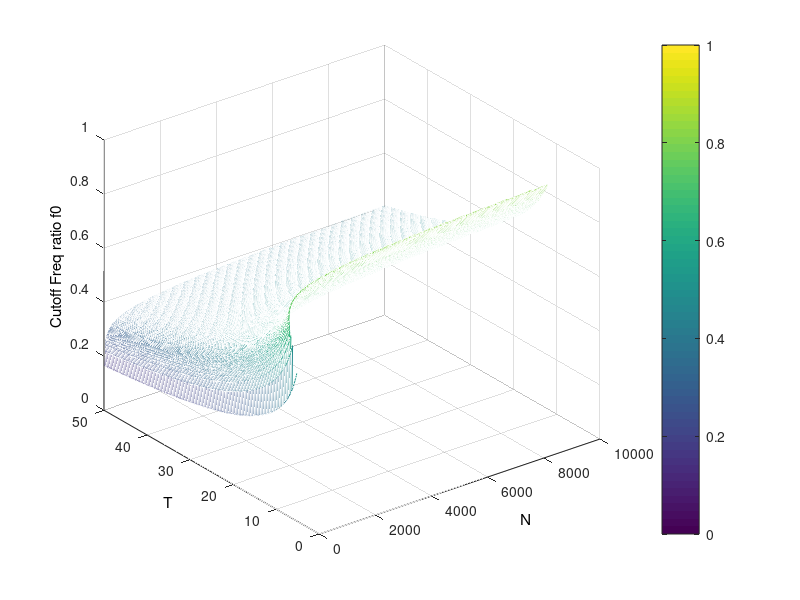

Write the MATLAB code that produced this figure.

% %% Theoritical Value

% T = 15.0;
% N = 300;


% alphas = logspace(-2, 2, 100);
% fs = linspace(0, 1, 100);
% pms = zeros(100, 100);

% for i = 1:100
%     for j = 1:100
%         alpha = alphas(j);
%         f = fs(i);
%         pms(i,j) = abs(1 - alpha*(1-exp(-f.^2*T)).^N - (1-exp(-T)).^N) ./ alpha;
%     end
% end


% [myAlpha, myF] = meshgrid(alphas, fs);

% figure;
% mesh(myAlpha, myF, pms);
% set(gca, 'XScale', 'log');
% set(get(gca,'XLabel'),'String','alpha');
% set(get(gca,'YLabel'),'String','f');
% set(get(gca,'ZLabel'),'String','Performance Measure');
% % zlim([0,1]);
% caxis([0,1]);

% colorbar();

%% Explore the relationship between cutoff freq and N,T

% Ns = logspace(1, 8, 500);
Ns = linspace(10, 10000, 500);
Ts = linspace(0,50,500);

f0s = zeros(500, 500);

f = linspace(0,1,500);
epsilon = 0.05;

for i = 1:500
    for j = 1:500
        N = Ns(j);
        T = Ts(i);
        pm2 = abs(1 - (1-exp(-f.^2*T)).^N - (1-exp(-T)).^N);
        f_ind = find(pm2 > epsilon);
        % Cutoff Frequency
        if (1-exp(-T)).^N < 1-5*epsilon || f(f_ind(1)) == 0
            f0s(i,j) = NaN;
        else
            f0s(i,j) = f(f_ind(1));
        end
    end
end


[myN, myT] = meshgrid(Ns, Ts);

figure;
mesh(myN, myT, f0s);
% set(gca, 'XScale', 'log');
set(get(gca,'XLabel'),'String','N');
set(get(gca,'YLabel'),'String','T');
set(get(gca,'ZLabel'),'String','Cutoff Freq ratio f0');
% zlim([0,1]);
caxis([0,1]);

colorbar();


% %% Single Group test
% T = 10;
% N = 1000;
% epsilon = 0.05;
% f = linspace(0, 1, 200);
% pm2 = abs(1 - (1-exp(-f.^2*T)).^N - (1-exp(-T)).^N);
% f_ind = find(pm2 > epsilon);
% (1-exp(-T)).^N
% f0 = f(f_ind(1))
